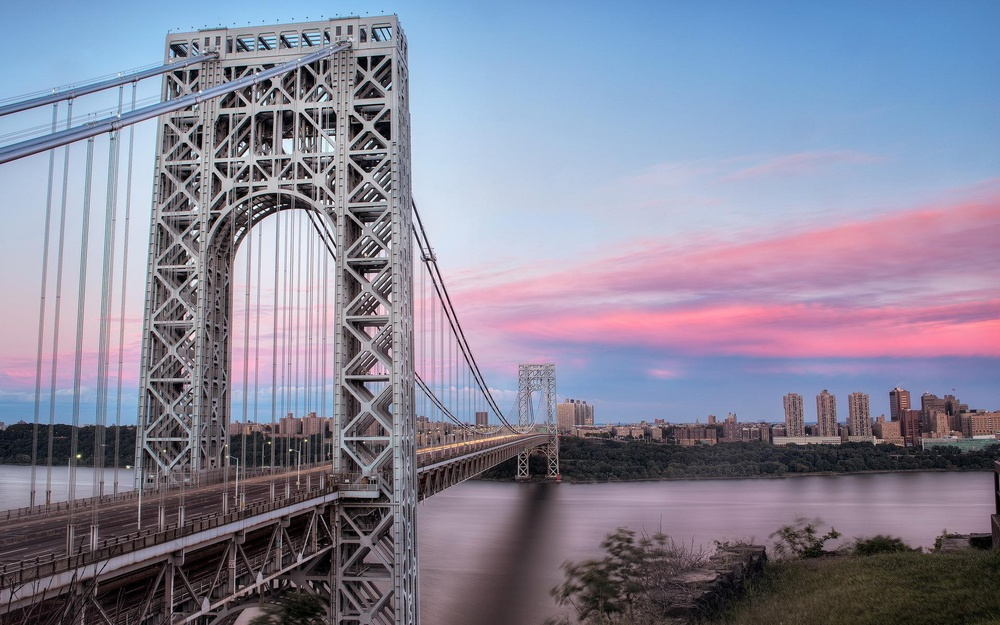
#> input picture img/origin.jpeg, 1000 x 625 px, shrunk from 1920 x 1200 before the run
$ python Laplacian.py   (older library calls are emulated)
#> lines starting #> are read from the running program, lines starting #| are printed output that depends on the picture
from cv2 import cv2 as cv2
import numpy as np
import matplotlib.pyplot as plt

#读取图像
img = cv2.imread('../img/origin.jpeg')
#> img is the input picture: shape (625, 1000, 3); mean B, G, R 153.7, 133.8, 134.8
lenna_img = cv2.cvtColor(img,cv2.COLOR_BGR2RGB)

#灰度化处理图像
grayImage = cv2.cvtColor(img, cv2.COLOR_BGR2GRAY)
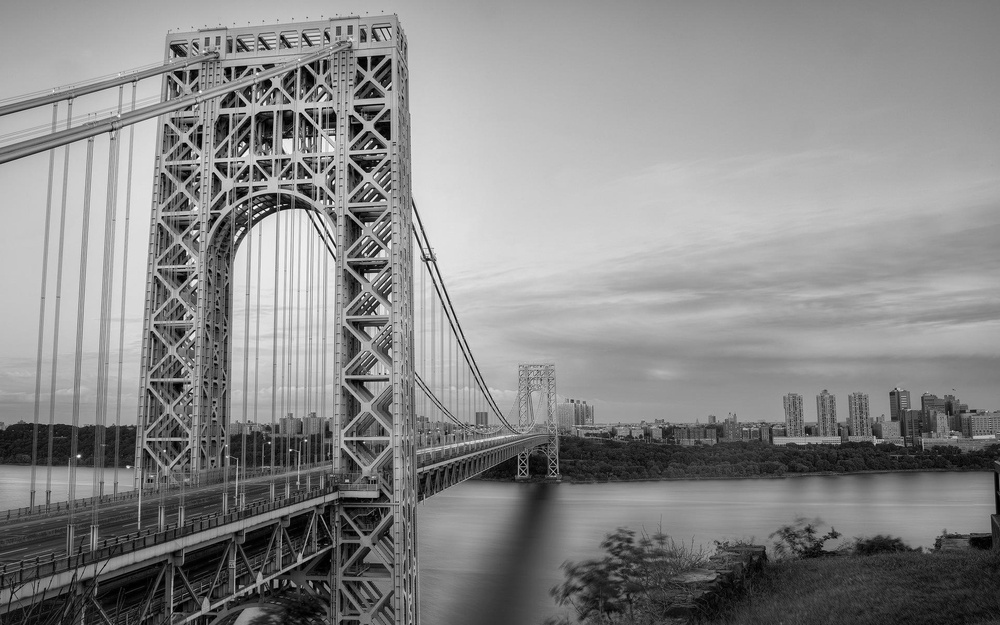
#> grayImage: shape (625, 1000); min 0, max 255, mean 136.4

#拉普拉斯算法
dst = cv2.Laplacian(grayImage, cv2.CV_16S, ksize = 3)
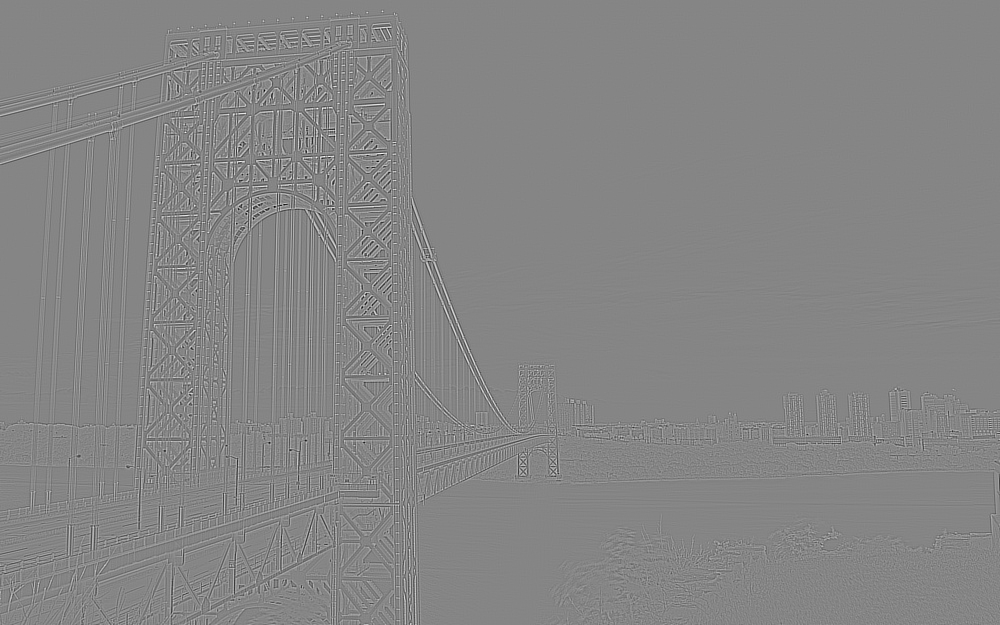
#> dst: shape (625, 1000) int16; min -1412, max 1286, mean 0; drawn with min black and max white
Laplacian = cv2.convertScaleAbs(dst)
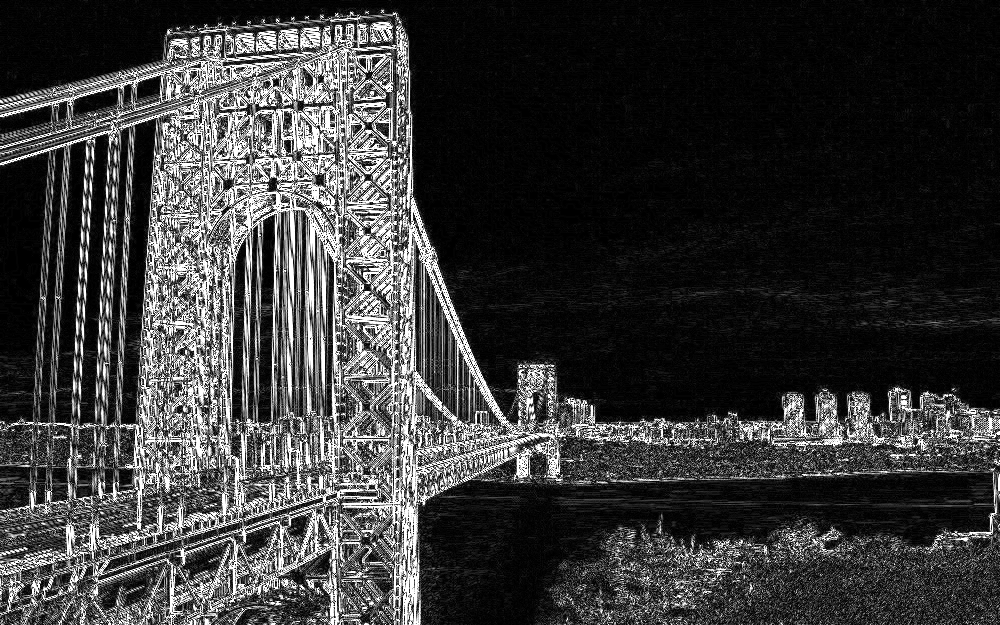
#> Laplacian: shape (625, 1000); min 0, max 255, mean 57.5

#用来正常显示中文标签
plt.rcParams['font.sans-serif']=['SimHei']

#显示图形
titles = [u'原始图像', u'Laplacian算子']
images = [lenna_img, Laplacian]
for i in range(2):
   plt.subplot(1,2,i+1), plt.imshow(images[i], 'gray')
   plt.title(titles[i])
   plt.xticks([]),plt.yticks([])
plt.show()
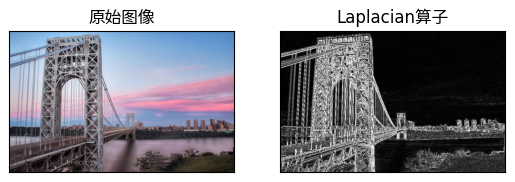
#> figure drawn by matplotlib, 2 panels

$ run again, with img/Laplacian.png saved as img/origin.jpeg
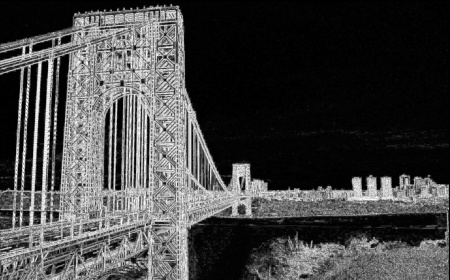
#> input picture img/Laplacian.png, 450 x 280 px
#> img is the input picture: shape (280, 450, 3); min 0, max 255, mean 68
#> `dst = cv2.Laplacian(grayImage, cv2.CV_16S, ksize = 3)`:
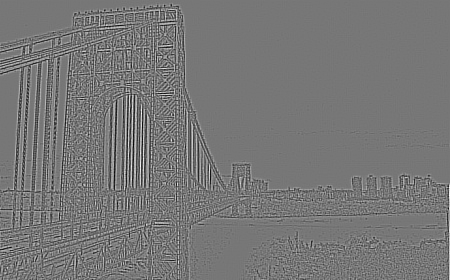
#> dst: shape (280, 450) int16; min -1248, max 1422, mean 0.3; drawn with min black and max white
#> `plt.show()`:
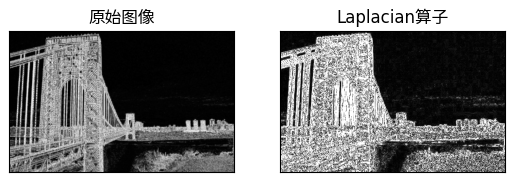
#> figure drawn by matplotlib, 2 panels
